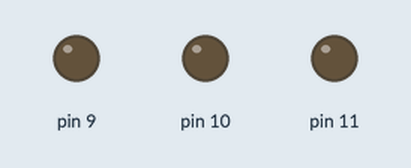
The sketch below on a simulated Arduino Uno, built with avr-gcc and run on an emulated ATmega328P. Shown: output pins drawn as LEDs (lit = HIGH).

Above: at 0.05 s.
At 2.0 s:
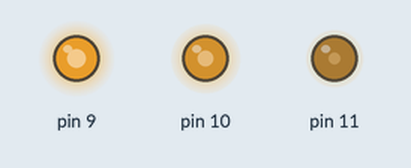
Timing chart, 0 to 4.6 s (numbered marks = the images above):
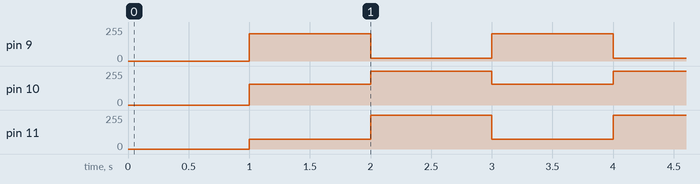

Measured:
- by itself, pin 9: alternates 205/255 for 1.0 s and 20/255 for 1.0 s
- by itself, pin 10: alternates 255/255 for 1.0 s and 155/255 for 1.0 s
- by itself, pin 11: alternates 255/255 for 1.0 s and 72/255 for 1.0 s

The sketch:

LedRGB.ino
```cpp
long encendido = LOW;
unsigned long previousMillis = 0;
const long interval = 1000;
void setup() {

   pinMode(9,OUTPUT);
  pinMode(10,OUTPUT);
  pinMode(11,OUTPUT);
}

void loop() {
  unsigned long currentMillis = millis();

  if (currentMillis - previousMillis >= interval) {
    previousMillis = currentMillis;

    if (encendido == LOW) {
      encendido = HIGH;
      analogWrite(9,205);
      analogWrite(10,155);
      analogWrite(11,72);

    } else {
      encendido = LOW;
      analogWrite(9,20);
      analogWrite(10,255);
      analogWrite(11,255);
    }
  }
}
```
